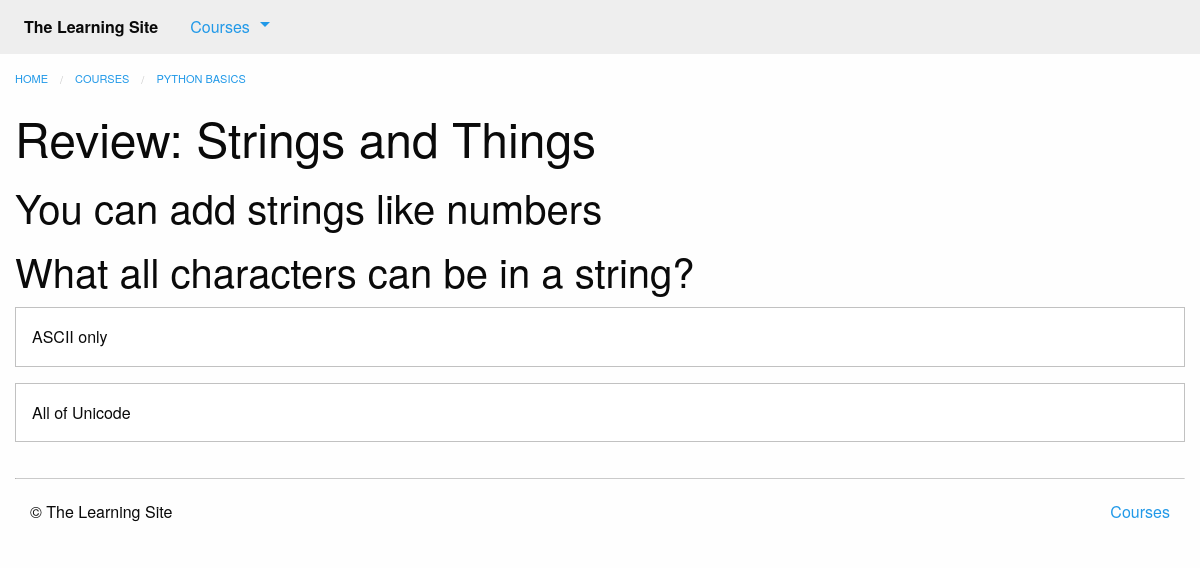
Page /courses/1/q2/ on the earlier database version.
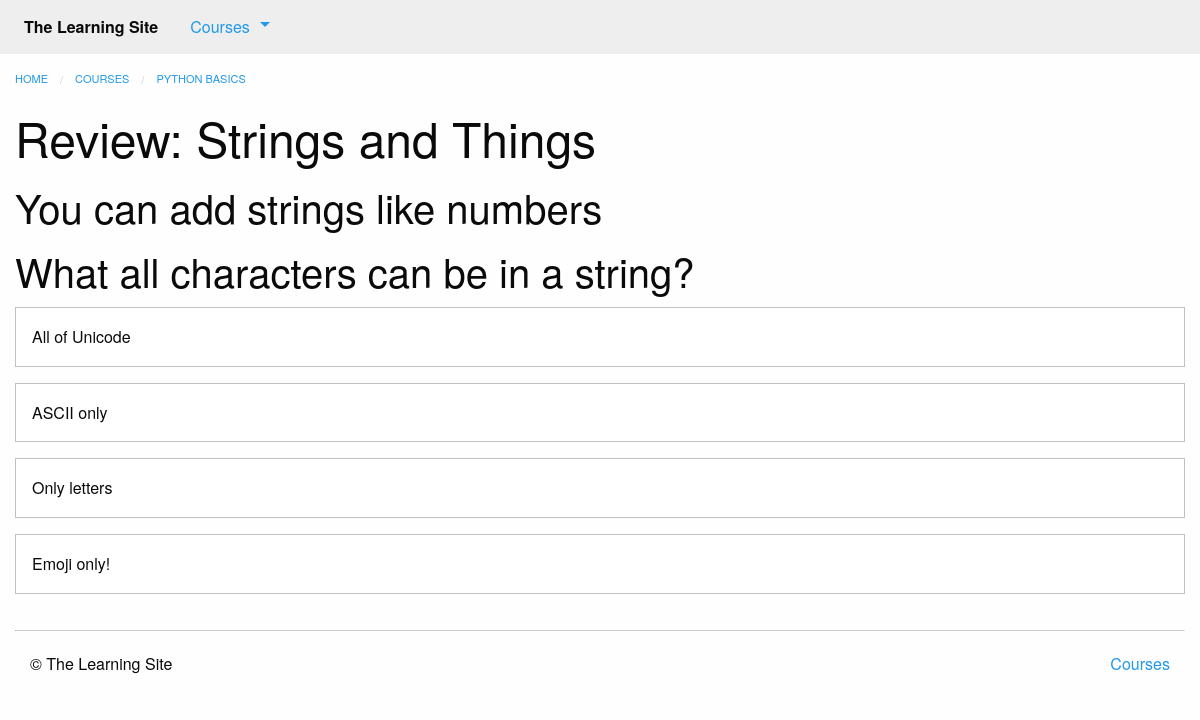
Same page on the later database version.
### courses/models.py (models this page shows, shortened)
class Step(models.Model):
    title = models.CharField(max_length=255)
    description = models.TextField()
    order = models.IntegerField(default=0)
    course = models.ForeignKey(Course)
    class Meta:
        abstract = True
        ordering = ['order',]

class Quiz(Step):
    total_questions = models.IntegerField(default=4)
    class Meta:
        verbose_name_plural = "Quizzes"

class Course(models.Model):
    created_at = models.DateTimeField(auto_now_add=True)
    title = models.CharField(max_length=255)
    description = models.TextField()

class Question(models.Model):
    quiz = models.ForeignKey(Quiz)
    order = models.IntegerField(default=0)
    prompt = models.TextField()
    class Meta:
        ordering = ['order',]

class Answer(models.Model):
    question = models.ForeignKey(Question)
    order = models.IntegerField(default=0)
    text = models.CharField(max_length=255)
    correct = models.BooleanField(default=False)
    class Meta:
        ordering = ['order',]

### courses/views.py (the view)
# urls.py: url(r'(?P<course_pk>\d+)/q(?P<step_pk>\d+)/$', views.quiz_detail,
def quiz_detail(request, course_pk, step_pk):
    step = get_object_or_404(models.Quiz, course_id=course_pk, pk=step_pk)
    return render(request, 'courses/quiz_detail.html', {'step': step})

### courses/templatetags/course_extras.py (called while the page is built)
@register.inclusion_tag('courses/course_nav.html')
def nav_courses_list():
    courses = Course.objects.all()[:5]
    return {'courses': courses}

### courses/templates/courses/quiz_detail.html (shortened to what this page needs)
{% extends "courses/layout.html" %}
{% load course_extras %}
{% block breadcrumbs %}
    <li><a href="{% url 'courses:detail' pk=step.course.pk %}">{{ step.course.title }}</a></li>
{% endblock %}
{% block content %}
    <div class="row columns">
        <article>
            {{ block.super }}
            <h1>{{ step.title }}</h1>
            <ul class="no-bullet">
            {% for question in step.question_set.all %}
                <li>
                    <h2>{{ question.prompt }}</h2>
                    {% for answer in question.answer_set.all %}
                        <div class="callout">{{ answer.text }}</div>
                    {% endfor %}
                </li>
            {% endfor %}
            </ul>
        </article>
    </div>
{% endblock %}

### courses/templates/courses/layout.html (shortened to what this page needs)
{% extends "layout.html" %}
{% block content %}
    <ul class="breadcrumbs">
        <li><a href="{% url 'home' %}">Home</a></li>
        <li><a href="{% url 'courses:list' %}">Courses</a></li>
        {% block breadcrumbs %}{% endblock %}
    </ul>
{% endblock %}

### templates/layout.html (shortened to what this page needs)
<!doctype html>
{% load static from staticfiles %}
{% load course_extras %}
<html class="no-js" lang="en">
    <head>
        <link rel="stylesheet" href="{% static 'css/foundation.min.css' %}">
        <link rel="stylesheet" href="{% static 'css/layout.css' %}">
    </head>
    <body>
        <nav class="top-bar" role="navigation">
            <section class="top-bar-left">
                <ul class="dropdown menu" data-dropdown-menu role="menubar">
                    <li class="menu-text">The Learning Site</li>
                    <li class="has-submenu">
                        <a href="#">Courses</a>
                    </li>
                </ul>
            </section>
        </nav>
        {% block content %}{% endblock %}
        <footer class="row columns">
            <hr/>
            <div class="small-6 columns">
                <p>&copy; The Learning Site</p>
            </div>
            <div class="small-6 columns">
                <ul class="inline-list no-bullet float-right">
                    <li><a href="{% url 'courses:list' %}">Courses</a></li>
                </ul>
            </div>
        </footer>
    </body>
</html>

### assets/css/layout.css (style rules this page uses)
.top-bar { margin-bottom: 1rem; }

Differences in the rows shown:
changed Answer "All of Unicode": moves up the list
added Answer: text "Only letters", shown under Question "What all characters can be in a string?"
added Answer: text "Emoji only!", shown under Question "What all characters can be in a string?"
